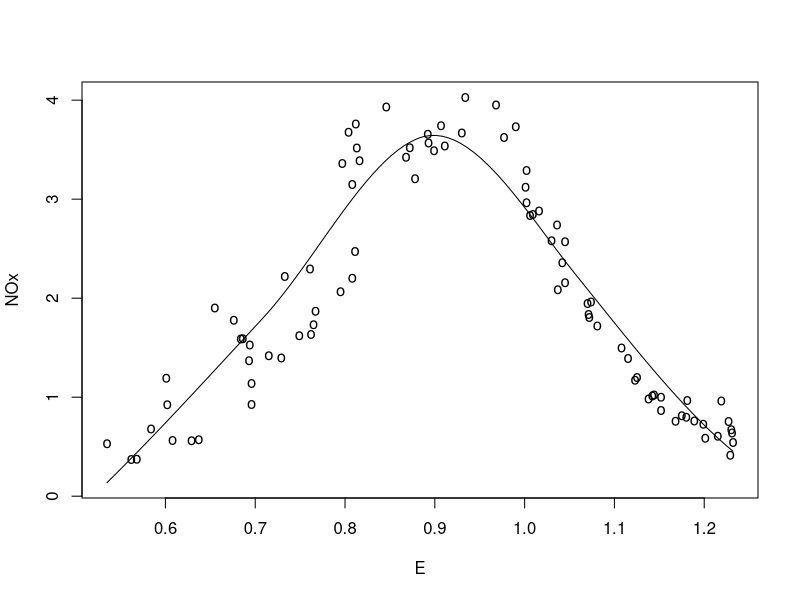
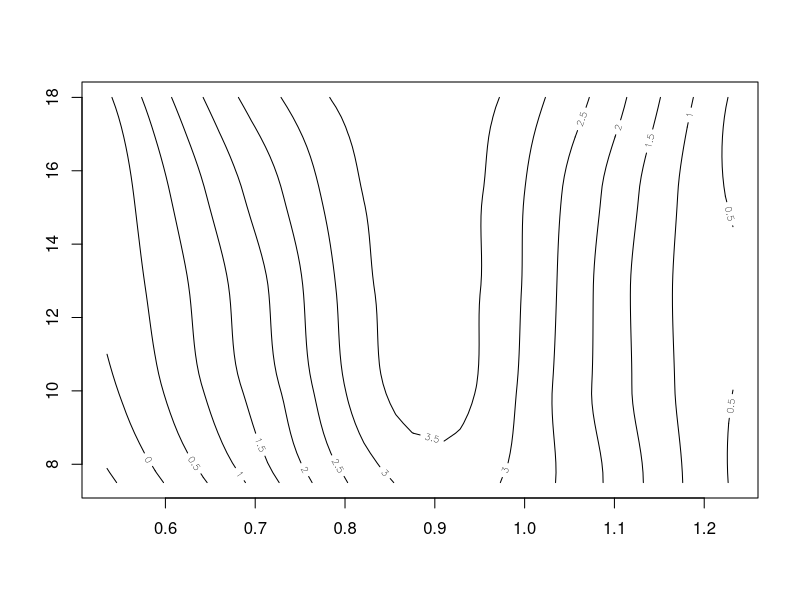
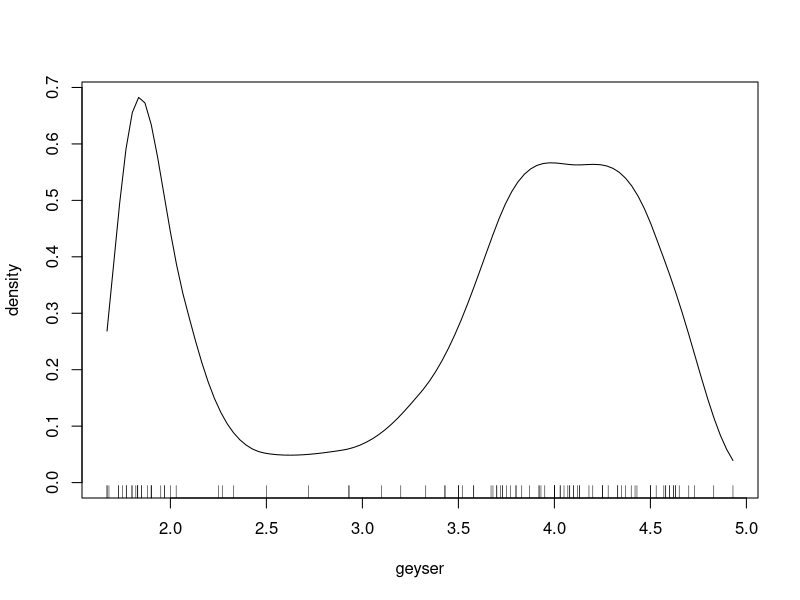

Recreate these plots in R, in order.
library(locfit)


### Name: locfit
### Title: Local Regression, Likelihood and Density Estimation.
### Aliases: locfit
### Keywords: smooth

### ** Examples

# fit and plot a univariate local regression
data(ethanol, package="locfit")
fit <- locfit(NOx ~ E, data=ethanol)
plot(fit, get.data=TRUE)

# a bivariate local regression with smaller smoothing parameter
fit <- locfit(NOx~lp(E,C,nn=0.5,scale=0), data=ethanol)
plot(fit)

# density estimation
data(geyser, package="locfit")
fit <- locfit( ~ lp(geyser, nn=0.1, h=0.8))
plot(fit,get.data=TRUE)
